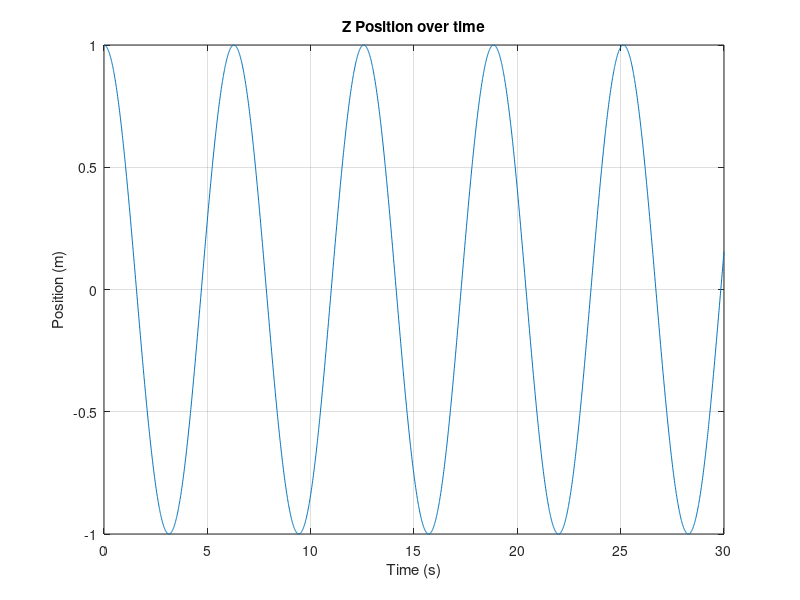

Write MATLAB code to recreate this figure.
% Define constants
CONSTANTS.dt = 0.01;
CONSTANTS.tStart = 0;
CONSTANTS.tEnd = 30;
CONSTANTS.g = [0 0 -9.81];

% Initialize variables
t = CONSTANTS.tStart:abs(CONSTANTS.dt):CONSTANTS.tEnd;
n = length(t);
x = zeros(n, 3);
xDot = zeros(n, 3);
xDotDot = zeros(n, 3);

% Set initial state
x(1,:) = [0 0 1];
xDot(1,:) = [0 0 0];

% Define acceleration function
function acceleration = getAcceleration(x, xDot)
  if all(x == 0) && all(xDot == 0)
    acceleration = [];
  else
    acceleration = - x;
  end
end
% Define integrator function
function [x,xDot,dt,i] = leapfrogIntegrator(x,xDot,dt,i, getAcceleration)
% Update velocity (at time = t + 1/2)
xDot(i,:) = xDot(i,:) + getAcceleration(x(i,:), xDot(i,:)) * dt/2;

% Update position (at time = t + 1)
x(i+1,:) = x(i,:) + xDot(i,:) * dt;

% Update velocity (at time = t + 3/2)
xDot(i+1,:) = xDot(i,:) + getAcceleration(x(i+1,:), xDot(i+1,:)) * dt/2;
end

% Define test function
function test()
  assert(isempty(getAcceleration([0 0 0], [0 0 0])))
  assert(isequal(getAcceleration([0 0 1], [0 0 0]), [0 0 -1]))
end

% Test the function
test()

% Integrate using leapfrog
for i = 1:(n-1)
[x, xDot, CONSTANTS.dt, i] = leapfrogIntegrator(x, xDot, CONSTANTS.dt, i, @getAcceleration);
end

% Plot the result
plot(t, x(:,3));
title('Z Position over time');
xlabel('Time (s)');
ylabel('Position (m)');

% Add grid and labels
grid on;
hold on;
